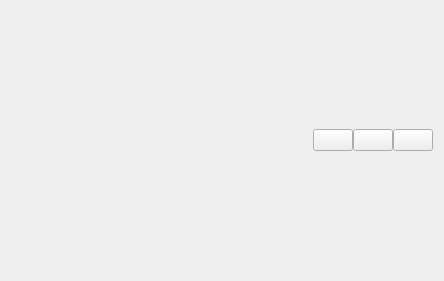
<?xml version="1.0" encoding="UTF-8"?>
<ui version="4.0">
 <class>BaseFrame</class>
 <widget class="QWidget" name="BaseFrame">
  <property name="geometry">
   <rect>
    <x>0</x>
    <y>0</y>
    <width>444</width>
    <height>281</height>
   </rect>
  </property>
  <property name="windowTitle">
   <string>BaseFrame</string>
  </property>
  <layout class="QVBoxLayout" name="verticalLayout_3" stretch="0,1">
   <item>
    <layout class="QHBoxLayout" name="horizontalLayout">
     <property name="spacing">
      <number>0</number>
     </property>
     <item>
      <spacer name="horizontalSpacer">
       <property name="orientation">
        <enum>Qt::Horizontal</enum>
       </property>
       <property name="sizeHint" stdset="0">
        <size>
         <width>40</width>
         <height>20</height>
        </size>
       </property>
      </spacer>
     </item>
     <item>
      <widget class="QPushButton" name="btn_min">
       <property name="text">
        <string/>
       </property>
      </widget>
     </item>
     <item>
      <widget class="QPushButton" name="btn_zoom">
       <property name="text">
        <string/>
       </property>
      </widget>
     </item>
     <item>
      <widget class="QPushButton" name="btn_close">
       <property name="text">
        <string/>
       </property>
      </widget>
     </item>
    </layout>
   </item>
   <item>
    <layout class="QVBoxLayout" name="bodyLayout"/>
   </item>
  </layout>
 </widget>
 <layoutdefault spacing="6" margin="11"/>
 <resources/>
 <connections/>
</ui>
